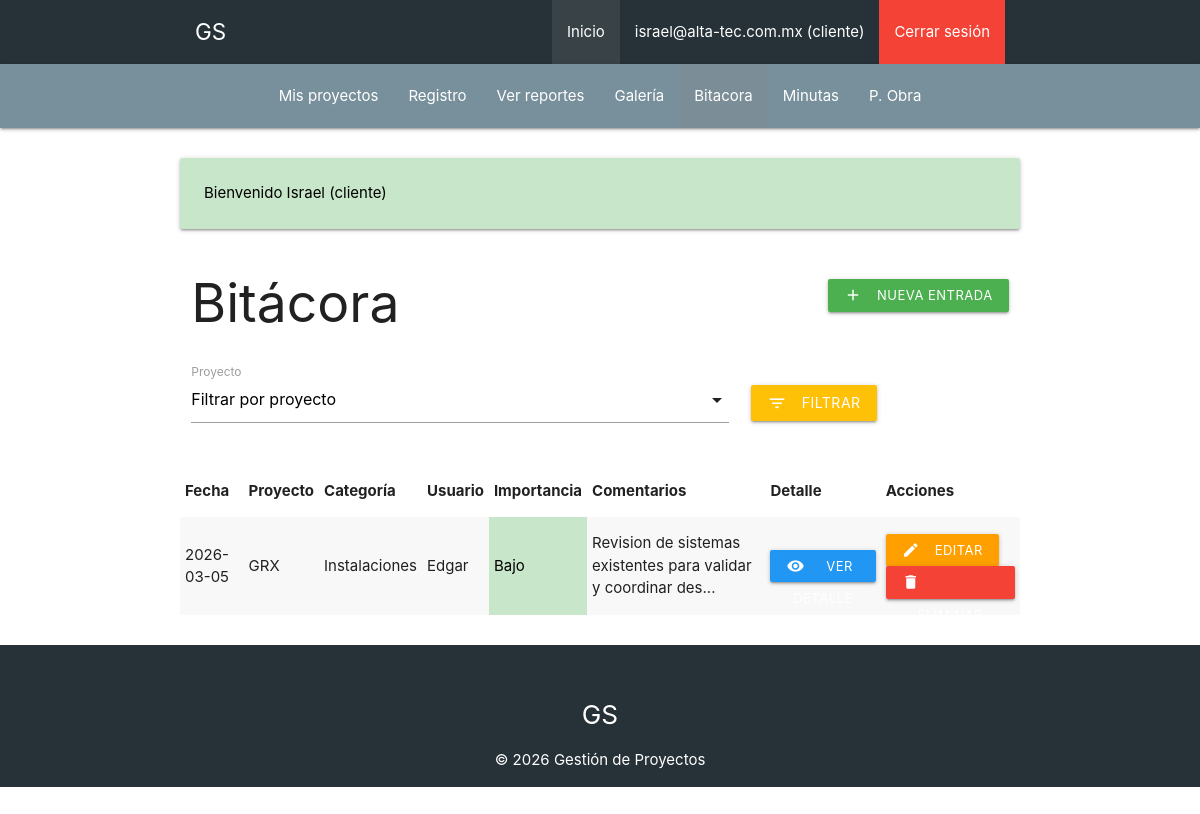
Page /bitacora (signed in) on the committed database.
### tables this page shows
CREATE TABLE `bitacoras` (
  `id` int NOT NULL AUTO_INCREMENT,
  `fecha` date NOT NULL,
  `proyecto_id` int NOT NULL,
  `categoria_id` int DEFAULT NULL,
  `comentarios` text NOT NULL,
  `usuario` varchar(255) NOT NULL,
  `nivelImportancia` int NOT NULL DEFAULT '0',
  PRIMARY KEY (`id`),
  KEY `proyecto_id` (`proyecto_id`),
  KEY `categoria_id` (`categoria_id`),
  CONSTRAINT `bitacoras_ibfk_1` FOREIGN KEY (`proyecto_id`) REFERENCES `proyectos` (`id`) ON DELETE CASCADE,
  CONSTRAINT `bitacoras_ibfk_2` FOREIGN KEY (`categoria_id`) REFERENCES `categorias` (`id`) ON DELETE SET NULL
);

CREATE TABLE `proyectos` (
  `id` int NOT NULL AUTO_INCREMENT,
  `nombre` varchar(255) NOT NULL,
  `ubicacion` varchar(255) NOT NULL,
  `disciplina_id` int NOT NULL,
  `subdisciplina_id` int NOT NULL,
  `fecha_inicio` date NOT NULL,
  `fecha_fin` date DEFAULT NULL,
  PRIMARY KEY (`id`),
  KEY `disciplina_id` (`disciplina_id`),
  KEY `subdisciplina_id` (`subdisciplina_id`),
  CONSTRAINT `proyectos_ibfk_1` FOREIGN KEY (`disciplina_id`) REFERENCES `disciplinas` (`id`),
  CONSTRAINT `proyectos_ibfk_2` FOREIGN KEY (`subdisciplina_id`) REFERENCES `subdisciplinas` (`id`)
);

CREATE TABLE `categorias` (
  `id` int NOT NULL AUTO_INCREMENT,
  `nombre` varchar(255) NOT NULL,
  PRIMARY KEY (`id`)
);

### controllers/BitacoraController.php (called while the page is built, shortened)
<?php
class BitacoraController {
    public static function index(Router $router) {
        $idUsuario = idActual();
        if(esAdmin()) {
            $filterProjects = Proyecto::all();
        } else {
            $sql = "SELECT p.* FROM permisos perm JOIN proyectos p ON perm.proyecto_id = p.id " .
                   "WHERE perm.cliente_id = " . intval($idUsuario);
            $filterProjects = Proyecto::consultaSQL($sql);
        }
        $selected = [];
        if(esAdmin()) {
            $query = "SELECT b.*, p.nombre AS proyecto_nombre, c.nombre AS categoria_nombre " .
                     "FROM bitacoras b " .
                     "JOIN proyectos p ON b.proyecto_id = p.id " .
                     "LEFT JOIN categorias c ON b.categoria_id = c.id";
            if(!empty($selected)) {
                $query .= " WHERE b.proyecto_id IN (" . join(',', $selected) . ")";
            }
            $query .= " ORDER BY b.fecha DESC";
            $bitacoras = Bitacora::consultaSQL($query);
        } else {
            $query = "SELECT b.*, p.nombre AS proyecto_nombre, c.nombre AS categoria_nombre " .
                     "FROM bitacoras b " .
                     "JOIN permisos perm ON b.proyecto_id = perm.proyecto_id " .
                     "JOIN proyectos p ON b.proyecto_id = p.id " .
                     "LEFT JOIN categorias c ON b.categoria_id = c.id " .
                     "WHERE perm.cliente_id = " . intval($idUsuario);
            $query .= " ORDER BY b.fecha DESC";
            $bitacoras = Bitacora::consultaSQL($query);
        }
        $router->render('bitacora/index', [
            'bitacoras' => $bitacoras,
            'filterProjects' => $filterProjects,
            'selectedProjects' => $selected
        ]);
    }
}

### public/index.php (called while the page is built, shortened)
<?php
$router = new Router();
$router->get('/', [PaginasController::class, 'index']);
$router->post('/', [PaginasController::class, 'index']);
$router->get('/p-obra', [ActividadObraController::class, 'index']);
$router->get('/p-obra/crear', [ActividadObraController::class, 'crear']);
$router->post('/p-obra/crear', [ActividadObraController::class, 'crear']);
$router->get('/p-obra/editar', [ActividadObraController::class, 'editar']);
$router->post('/p-obra/editar', [ActividadObraController::class, 'editar']);
$router->post('/p-obra/eliminar', [ActividadObraController::class, 'eliminar']);
$router->get('/logout', [AuthController::class, 'logout']);
$router->get('/admin', [AdminController::class, 'index']);
$router->get('/empresas', [EmpresaController::class, 'index']);
$router->get('/empresas/crear', [EmpresaController::class, 'crear']);
$router->post('/empresas/crear', [EmpresaController::class, 'crear']);
$router->get('/empresas/actualizar', [EmpresaController::class, 'actualizar']);
$router->post('/empresas/actualizar', [EmpresaController::class, 'actualizar']);
$router->post('/empresas/eliminar', [EmpresaController::class, 'eliminar']);
$router->get('/permisos', [PermisoController::class, 'index']);
$router->get('/permisos/crear', [PermisoController::class, 'crear']);
$router->post('/permisos/crear', [PermisoController::class, 'crear']);
$router->get('/permisos/actualizar', [PermisoController::class, 'actualizar']);
$router->post('/permisos/actualizar', [PermisoController::class, 'actualizar']);
$router->post('/permisos/eliminar', [PermisoController::class, 'eliminar']);
$router->get('/mis-proyectos', [PermisoController::class, 'misProyectos']);
$router->get('/clientes', [UsuarioController::class, 'index']);
$router->get('/clientes/crear', [UsuarioController::class, 'crear']);
$router->post('/clientes/crear', [UsuarioController::class, 'crear']);
$router->get('/clientes/actualizar', [UsuarioController::class, 'actualizar']);
$router->post('/clientes/actualizar', [UsuarioController::class, 'actualizar']);
$router->post('/clientes/eliminar', [UsuarioController::class, 'eliminar']);
$router->get('/disciplinas', [DisciplinaController::class, 'index']);
$router->get('/disciplinas/crear', [DisciplinaController::class, 'crear']);
$router->post('/disciplinas/crear', [DisciplinaController::class, 'crear']);
$router->get('/disciplinas/actualizar', [DisciplinaController::class, 'actualizar']);
$router->post('/disciplinas/actualizar', [DisciplinaController::class, 'actualizar']);
$router->post('/disciplinas/eliminar', [DisciplinaController::class, 'eliminar']);
$router->get('/subdisciplinas', [SubdisciplinaController::class, 'index']);
$router->get('/subdisciplinas/crear', [SubdisciplinaController::class, 'crear']);
$router->post('/subdisciplinas/crear', [SubdisciplinaController::class, 'crear']);
$router->get('/subdisciplinas/actualizar', [SubdisciplinaController::class, 'actualizar']);
$router->post('/subdisciplinas/actualizar', [SubdisciplinaController::class, 'actualizar']);
$router->post('/subdisciplinas/eliminar', [SubdisciplinaController::class, 'eliminar']);
$router->get('/proyectos', [ProyectoController::class, 'index']);
$router->get('/proyectos/crear', [ProyectoController::class, 'crear']);
$router->post('/proyectos/crear', [ProyectoController::class, 'crear']);
$router->get('/proyectos/actualizar', [ProyectoController::class, 'actualizar']);
$router->post('/proyectos/actualizar', [ProyectoController::class, 'actualizar']);
$router->post('/proyectos/eliminar', [ProyectoController::class, 'eliminar']);
$router->get('/reportes', [ReporteController::class, 'index']);
$router->get('/reportes/crear', [ReporteController::class, 'crear']);
$router->post('/reportes/crear', [ReporteController::class, 'crear']);
$router->get('/reportes/editar', [ReporteController::class, 'editar']);
$router->post('/reportes/editar', [ReporteController::class, 'editar']);
$router->get('/reportes/detalle', [ReporteController::class, 'detalle']);
$router->post('/reportes/eliminar', [ReporteController::class, 'eliminar']);
$router->get('/reportes/galeria', [ReporteController::class, 'galeria']);
$router->get('/categorias', [CategoriaController::class, 'index']);
$router->get('/categorias/crear', [CategoriaController::class, 'crear']);
$router->post('/categorias/crear', [CategoriaController::class, 'crear']);
$router->get('/categorias/actualizar', [CategoriaController::class, 'actualizar']);
$router->post('/categorias/actualizar', [CategoriaController::class, 'actualizar']);
$router->post('/categorias/eliminar', [CategoriaController::class, 'eliminar']);
$router->get('/bitacora', [BitacoraController::class, 'index']);
$router->get('/bitacora/crear', [BitacoraController::class, 'crear']);
$router->post('/bitacora/crear', [BitacoraController::class, 'crear']);
$router->get('/bitacora/editar', [BitacoraController::class, 'editar']);
$router->post('/bitacora/editar', [BitacoraController::class, 'editar']);
$router->post('/bitacora/eliminar', [BitacoraController::class, 'eliminar']);
$router->get('/bitacora/detalle', [BitacoraController::class, 'detalle']);
$router->get('/minutas', [MinutaController::class, 'index']);
$router->get('/minutas/crear', [MinutaController::class, 'crear']);
$router->post('/minutas/crear', [MinutaController::class, 'crear']);
$router->get('/minutas/actualizar', [MinutaController::class, 'actualizar']);
$router->post('/minutas/actualizar', [MinutaController::class, 'actualizar']);
$router->post('/minutas/eliminar', [MinutaController::class, 'eliminar']);
$router->get('/minutas/detalle', [MinutaController::class, 'detalle']);
$router->comprobarRutas();

### includes/funciones.php (called while the page is built, shortened)
<?php
function leerCookieAuth(): ?array {
    $raw = $_COOKIE[AUTH_COOKIE] ?? null;
    $data = json_decode(base64_decode($raw), true);
    return $data;
}
function esAdmin(): bool {
    $auth = leerCookieAuth();
    return $auth !== null && ($auth['rol'] ?? '') === 'admin';
}
function idActual(): ?int {
    $auth = leerCookieAuth();
    return isset($auth['id']) ? intval($auth['id']) : null;
}

### models/ActiveRecord.php (called while the page is built, shortened)
<?php
class ActiveRecord {
    protected static $infoBasedatos;
    public static function confDatabase($baseDatos) {
        self::$infoBasedatos = $baseDatos;
    }
    public static function consultaSQL($query) {
        $resultado = self::$infoBasedatos->query($query);
        $array = [];
        while($registroDB = $resultado->fetch_assoc()) {
            $array[] = static::crearObjeto($registroDB);
        }
        return $array;
    }
    protected static function crearObjeto($registro) {
        $objeto = new static;
        foreach($registro as $key => $value) {
            if(property_exists($objeto, $key)) {
                $objeto->$key = $value;
            }
        }
        return $objeto;
    }
}

### views/bitacora/index.php (the view, shortened to what this page needs)
<div class="row valign-wrapper" style="margin-bottom:1rem;">
    <div class="col s12 m6">
        <h2 class="left">Bitácora</h2>
    </div>
    <div class="col s12 m6 right-align">
        <a href="/bitacora/crear" class="btn green btn-small"><i class="material-icons left">add</i>Nueva entrada</a>
    </div>
</div>
<form method="GET" action="/bitacora" class="formulario row" style="margin-bottom:1rem;">
    <div class="input-field col s12 m8">
        <label>Proyecto</label>
    </div>
    <div class="col s12 m4" style="margin-top:1.5rem;">
        <button type="submit" class="btn amber"><i class="material-icons left">filter_list</i>Filtrar</button>
    </div>
</form>
<table class="striped highlight responsive-table">
    <thead>
        <tr>
            <th>Fecha</th>
            <th>Proyecto</th>
            <th>Categoría</th>
            <th>Usuario</th>
            <th>Importancia</th>
            <th>Comentarios</th>
            <th>Detalle</th>
            <th>Acciones</th>
        </tr>
    </thead>
    <tbody>
        <?php foreach($bitacoras as $b): ?>
            <tr>
                <td><?php echo $b->fecha; ?></td>
                <td><?php echo htmlspecialchars($b->proyecto_nombre); ?></td>
                <td><?php echo htmlspecialchars($b->categoria_nombre); ?></td>
                <td><?php echo htmlspecialchars($b->usuario); ?></td>
                <?php
                    $niv = $b->nivelImportancia;
                    if($niv == 1) {
                        $label = 'Bajo';
                        $class = 'green lighten-4';
                    } elseif($niv == 2) {
                        $label = 'Medio';
                        $class = 'yellow lighten-4';
                    } elseif($niv == 3) {
                        $label = 'Alto';
                        $class = 'red lighten-4';
                    } else {
                        $label = $niv;
                        $class = '';
                    }
                ?>
                <td class="<?php echo $class; ?>"><?php echo $label; ?></td>
                <td><?php echo nl2br(htmlspecialchars(
                    strlen($b->comentarios) > 60 ? substr($b->comentarios,0,60) . '...' : $b->comentarios
                )); ?></td>
                <td>
                    <a href="/bitacora/detalle?id=<?php echo $b->id; ?>" class="btn blue btn-small"><i class="material-icons left">visibility</i>Ver detalle</a>
                </td>
                <td>
                    <a href="/bitacora/editar?id=<?php echo $b->id; ?>" class="btn amber darken-2 btn-small"><i class="material-icons left">edit</i>Editar</a>
                    <form method="POST" action="/bitacora/eliminar" style="display:inline;">
                        <button type="submit" class="btn red btn-small"><i class="material-icons left">delete</i>Eliminar</button>
                    </form>
                </td>
            </tr>
        <?php endforeach; ?>
    </tbody>
</table>

### public/css/custom.css (style rules this page uses)
h2 { margin-top: 2rem; margin-bottom: 1rem; }
.formulario .input-field { margin-bottom: 1.25rem; }
.right-align .btn { margin-left: 0.5rem; }
.green.lighten-4, .yellow.lighten-4, .red.lighten-4 { color: #000 !important; }

### rows in the picture
bitacoras: fecha "2026-03-05", proyecto.nombre "GRX", categoria.nombre "Instalaciones", usuario "Edgar", nivelImportancia "Bajo", comentarios "Revision de sistemas existentes para validar y coordinar des..."

### other values in the picture
usuarioActual() "israel@alta-tec.com.mx"
rolActual() "cliente"
$textoMensaje "Bienvenido Israel (cliente)"
